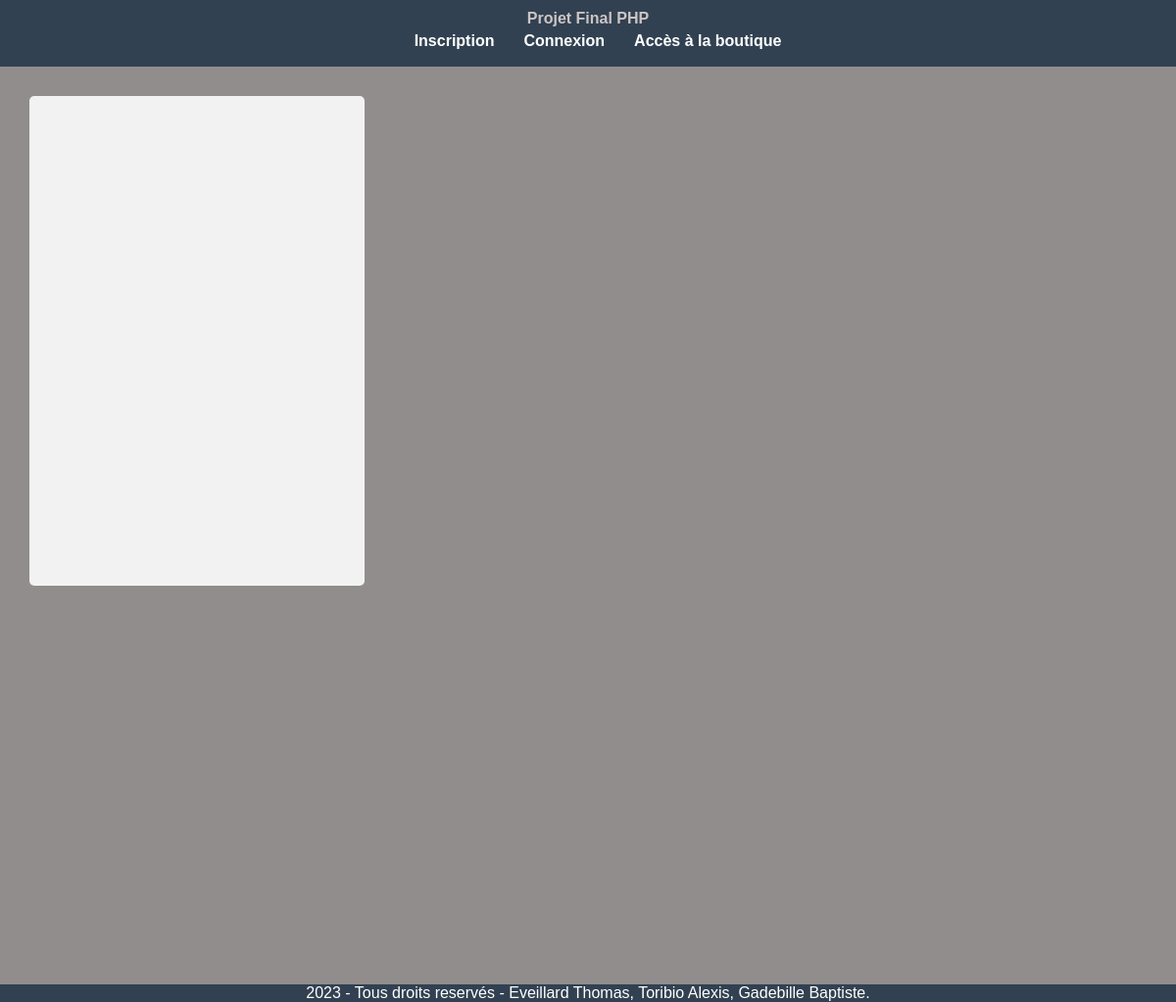
Page /boutique.php?catégorie=hzehzeh on the earlier database version.
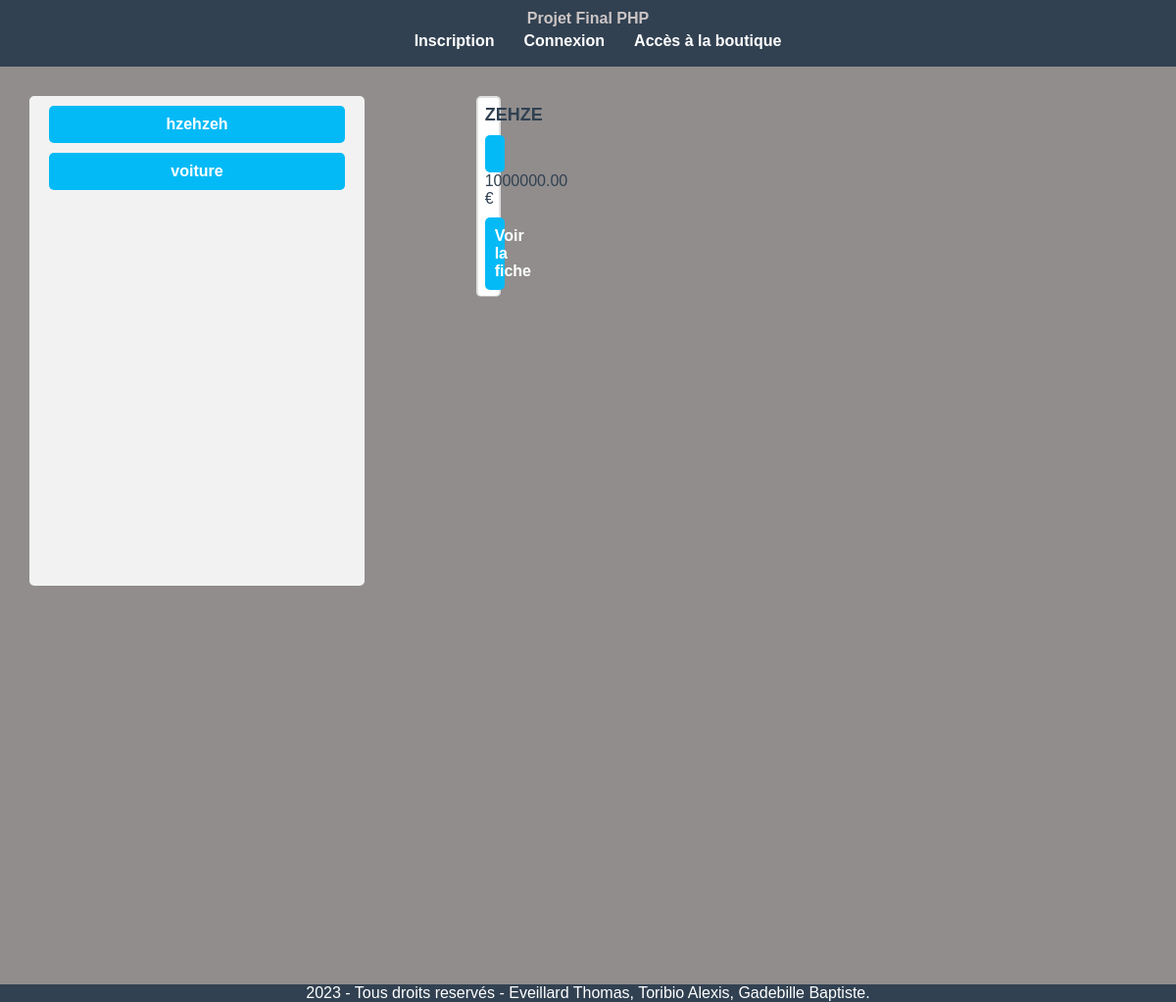
Same page on the later database version.
### tables this page shows
CREATE TABLE `article` (
  `id` int(11) NOT NULL,
  `name` varchar(255) NOT NULL,
  `description` text NOT NULL,
  `price` decimal(10,2) NOT NULL,
  `publication_date` date NOT NULL,
  `author_id` int(11) DEFAULT NULL,
  `image_link` varchar(255) DEFAULT NULL,
  `catégorie` varchar(20) NOT NULL
);

### fonction.inc.php (called while the page is built, shortened)
<?php
function executeRequete($req){
    global $mysqli;
    $resultat = $mysqli->query($req);
    return $resultat;
}
function internauteEstConnecte(){
    if(!isset($_SESSION['user'])) return false;
    else return true;
}
?>

### init.inc.php (called while the page is built, shortened)
<?php
$mysqli = new mysqli("localhost", "root", "", "php_exam_db");
$contenu = '';
require_once("fonction.inc.php");

### boutique.php (the view)
<?php
require_once("init.inc.php");
$categories_des_produits = executeRequete("SELECT DISTINCT catégorie FROM article");
$contenu .= '<div class="boutique-gauche">';
$contenu .= "<ul>";
while($cat = $categories_des_produits->fetch_assoc())
{
    $contenu .= "<li><a href='?catégorie=" . $cat['catégorie'] . "'>" . $cat['catégorie'] . "</a></li>";
}
$contenu .= "</ul>";
$contenu .= "</div>";
$contenu .= '<div class="boutique-droite">';
if(isset($_GET['catégorie']))
{
    $donnees = executeRequete("select id,name,description,price,image_link from article where catégorie='$_GET[catégorie]'");
    while($produit = $donnees->fetch_assoc())
    {
        $contenu .= '<div class="boutique-produit">';
        $contenu .= "<h2>$produit[name]</h2>";
        $contenu .= "<a href=\"fiche_produit.php?id=$produit[id]\"><img src=\"$produit[image_link]\" =\"130\" height=\"100\"></a>";
        $contenu .= "<p>$produit[price] €</p>";
        $contenu .= '<a href="fiche_produit.php?id=' . $produit['id'] . '">Voir la fiche</a>';
        $contenu .= '</div>';
    }
}
$contenu .= '</div>';
require_once("haut.inc.php");
echo $contenu;
require_once("bas.inc.php");
?>

### haut.inc.php (shortened to what this page needs)
<!Doctype html>
<html>
<head>
    <link rel="stylesheet" href="<?php echo RACINE_SITE; ?>style.css">
    <link rel="stylesheet" href="<?php echo RACINE_SITE; ?>Connexion.css">
    <link rel="stylesheet" type="text/css" href="profil.css">
    <link rel="stylesheet" type="text/css" href="edit.css">
    <link rel="stylesheet" type="text/css" href="panier.css">
    <link rel="stylesheet" type="text/css" href="sell.css">
</head>
<body>
    <header>
        <div class="conteneur">
            <div>
                <a href="" title="Mon Site">Projet Final PHP</a>
            </div>
            <nav>
                <?php
                    if(internauteEstConnecte())
                    {
                        echo '<a href="' . RACINE_SITE . 'profil.php">Voir votre profil</a>';
                        echo '<a href="' . RACINE_SITE . 'boutique.php">Accès à la boutique</a>';
                        echo '<a href="' . RACINE_SITE . 'sell.php">Ajouter un article</a>';
                        echo '<a href="' . RACINE_SITE . 'edit.php">Modifier un article</a>';
                        echo '<a href="' . RACINE_SITE . 'panier.php">Voir votre panier</a>';
                        echo '<a href="' . RACINE_SITE . 'connexion.php?action=deconnexion">Se déconnecter</a>';
                    }
                    else
                    {
                        echo '<a href="' . RACINE_SITE . 'inscription.php">Inscription</a>';
                        echo '<a href="' . RACINE_SITE . 'connexion.php">Connexion</a>';
                        echo '<a href="' . RACINE_SITE . 'boutique.php">Accès à la boutique</a>';
                    }
                    ?>
            </nav>
        </div>
    </header>
    <section>
        <div class="conteneur">

### bas.inc.php
</div>
</section>
<footer>
    <div class="conteneur">
        <?php echo date('Y'); ?> - Tous droits reservés - Eveillard Thomas, Toribio Alexis, Gadebille
        Baptiste.
    </div>
</footer>
</body>
</html>

### style.css (style rules this page uses)
* { margin: 0; padding: 0; box-sizing: border-box; }
body { font-family: Arial, sans-serif; background: #918d8d }
.conteneur { margin: 0 auto; max-width: 1170px; }
header { background: #314151; border-bottom: 2px solid #314151; padding: 10px 20px; text-align: center; display: flex; justify-content: space-between; align-items: center; }
header nav { display: flex; }
header nav a { color: #ffffff; font-weight: bold; margin-left: 20px; text-decoration: none; transition: all 0.3s ease; }
section { padding: 30px; }
.boutique-gauche { width: 30%; background: #f2f2f2; padding: 20px; margin-right: 20px; border-radius: 5px; text-align: center; }
.boutique-gauche ul { list-style: none; padding: 0; }
.boutique-gauche ul li { margin-bottom: 10px; }
.boutique-gauche ul li a { display: block; padding: 10px; background: #04baf6; color: #fff; text-decoration: none; border-radius: 5px; transition: all 0.3s ease; }
header a { color: #ccc5c5; text-decoration: none; padding: 5px; }
.boutique-produit { width: calc(33.33% - 20px); margin-bottom: 40px; margin-right: 20px; border-radius: 5px; border: 2px solid #e0e0e0; padding: 20px; text-align: center; transition: all 0.3s ease; background-color: #ffffff; }
.boutique-produit h2 { font-size: 18px; margin-bottom: 10px; text-transform: uppercase; color: #314151; }
.boutique-produit p { font-size: 16px; margin-bottom: 10px; color: #314151; }
.boutique-produit a { display: block; padding: 10px; background-color: #04baf6; color: #ffffff; text-decoration: none; border-radius: 5px; transition: all 0.3s ease; }
footer { background: #000000; color: white; text-align: center; padding: 1px 1; }
section { padding: 30px; min-height: 937px; }
footer { background: #314151; color: white; text-align: center; padding: 1px 1; }
.boutique-gauche { float: left; float: 30%; background: #f2f2f2; min-height: 500px; margin-right: 10%; padding-top: 10px; text-align: center; }
.boutique-gauche ul li a { display: block; padding: 10px; }
.boutique-droite { float: left; float: 60%; }
.boutique-produit { float: left; float: 30%; text-align: center; padding: 5%; border-bottom: 1px solid #c0c0c0; }

### edit.css (style rules this page uses)
h1, h2 { text-transform: uppercase; color: #314151; }

### sell.css (style rules this page uses)
a { text-decoration: none; color: #cccaca; font-weight: bold; }

Differences in the rows shown:
added article: name "ZEHZE", price "1000000.00"
Other differences:
new list line: "hzehzeh"
new list line: "voiture"
